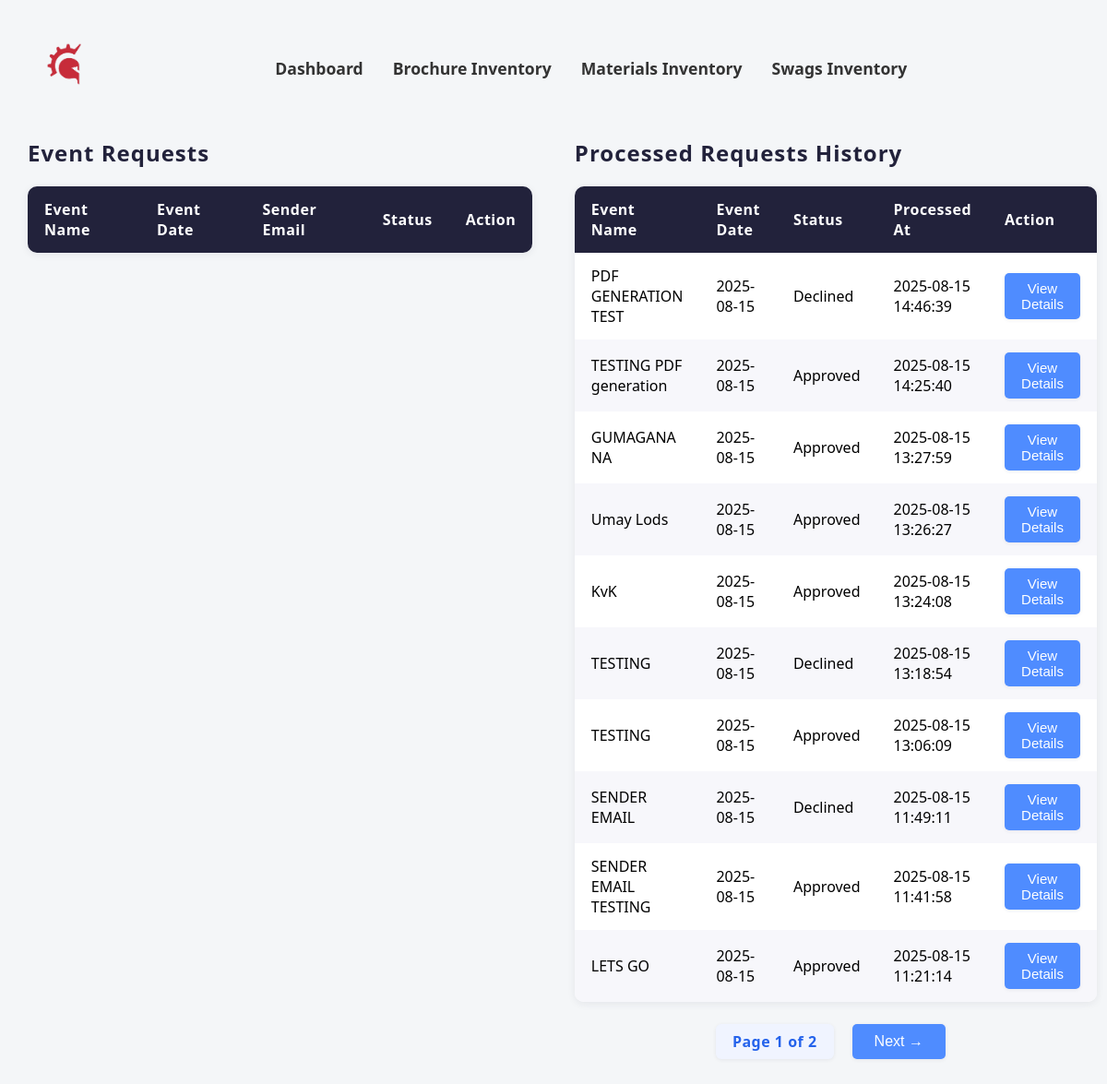
Before: /admin/admin_request.php (signed in) with the older database file.
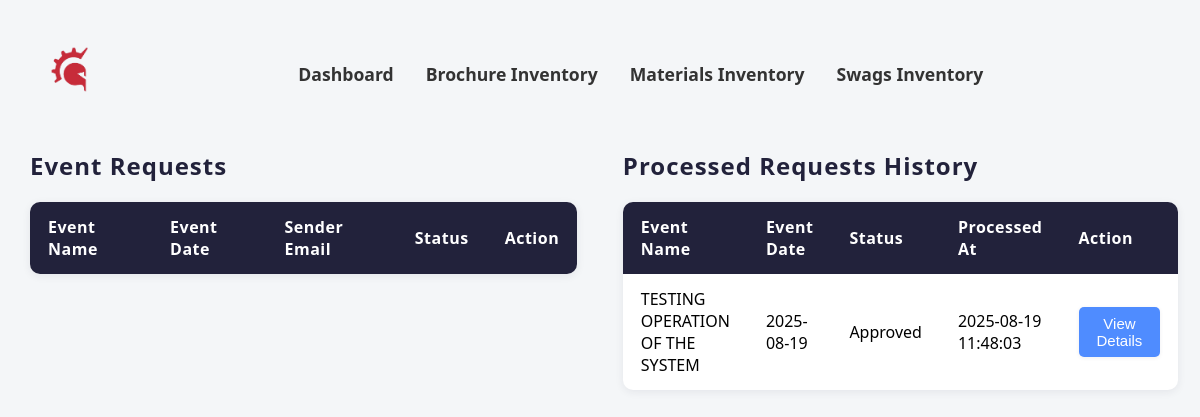
After: the same page with the newer database file.
### tables this page shows
CREATE TABLE `event_form_history` (
  `event_form_id` int(11) NOT NULL,
  `event_name` varchar(255) DEFAULT NULL,
  `event_title` varchar(255) DEFAULT NULL,
  `event_date` date DEFAULT NULL,
  `sender_email` varchar(255) DEFAULT NULL,
  `date_time_ingress` datetime DEFAULT NULL,
  `date_time_egress` datetime DEFAULT NULL,
  `place` varchar(255) DEFAULT NULL,
  `location` varchar(255) DEFAULT NULL,
  `sponsorship_budg` enum('Free','Sponsorship','','') NOT NULL,
  `target_audience` varchar(255) DEFAULT NULL,
  `number_audience` int(11) DEFAULT NULL,
  `set_up` varchar(255) DEFAULT NULL,
  `booth_size` varchar(255) DEFAULT NULL,
  `booth_inclusion` varchar(255) DEFAULT NULL,
  `number_tables` int(11) DEFAULT NULL,
  `number_chairs` int(11) DEFAULT NULL,
  `speaking_slot` varchar(255) DEFAULT NULL,
  `date_time` datetime DEFAULT NULL,
  `program_target` varchar(255) DEFAULT NULL,
  `technical_team` varchar(255) DEFAULT NULL,
  `trainer_needed` varchar(255) DEFAULT NULL,
  `ready_to_use` varchar(255) DEFAULT NULL,
  `provide_materials` varchar(255) DEFAULT NULL,
  `created_at` datetime DEFAULT NULL,
  `request_status` varchar(50) DEFAULT NULL,
  `processed_at` datetime DEFAULT NULL,
  `user_id` int(11) DEFAULT NULL,
  `request_mats` int(11) DEFAULT NULL
);

### admin/admin_request.php (the view, shortened to what this page needs)
<?php
$connection = CONNECTIVITY();
function fetch_requested_materials($connection, $mat_id) {
    $materials = [];
    if ($mat_id) {
        $stmt = mysqli_prepare($connection, "SELECT * FROM material_request_form WHERE request_mats = ?");
        mysqli_stmt_bind_param($stmt, "i", $mat_id);
        mysqli_stmt_execute($stmt);
        $mat_result = mysqli_stmt_get_result($stmt);
        while ($mat_row = mysqli_fetch_assoc($mat_result)) {
            $materials[] = [
                'Brochure' => [
                    'name' => $mat_row['name_brochures'],
                    'qty' => $mat_row['brochure_quantity']
                ],
                'Swag' => [
                    'name' => $mat_row['name_swag'],
                    'qty' => $mat_row['swag_quantity']
                ],
                'Marketing Material' => [
                    'name' => $mat_row['name_material'],
                    'qty' => $mat_row['material_quantity']
                ]
            ];
        }
    }
    return $materials;
}
$history_per_page = 10;
$history_page = isset($_GET['history_page']) ? max(1, intval($_GET['history_page'])) : 1;
$history_offset = ($history_page - 1) * $history_per_page;
$total_history_query = "SELECT COUNT(*) as cnt FROM event_form_history";
$total_history_result = mysqli_query($connection, $total_history_query);
$total_history_row = mysqli_fetch_assoc($total_history_result);
$total_history_count = intval($total_history_row['cnt']);
$total_history_pages = ceil($total_history_count / $history_per_page);
$history_query = "SELECT h.event_form_id, h.event_name, h.event_title, h.event_date,
    COALESCE(h.sender_email, u.email) AS sender_email,
    h.date_time_ingress, h.date_time_egress, h.place, h.location, h.sponsorship_budg,
    h.target_audience, h.number_audience, h.set_up, h.booth_size, h.booth_inclusion,
    h.number_tables, h.number_chairs, h.speaking_slot, h.date_time, h.program_target,
    h.technical_team, h.trainer_needed, h.ready_to_use, h.provide_materials,
    h.created_at, h.user_id, h.request_mats, h.request_status, h.processed_at
    FROM event_form_history h
    LEFT JOIN users u ON h.user_id = u.user_id
    ORDER BY h.processed_at DESC LIMIT ? OFFSET ?";
$stmt = mysqli_prepare($connection, $history_query);
mysqli_stmt_bind_param($stmt, "ii", $history_per_page, $history_offset);
mysqli_stmt_execute($stmt);
$history_result = mysqli_stmt_get_result($stmt);
$history_requests = [];
while ($row = mysqli_fetch_assoc($history_result)) {
    $row['requested_materials'] = fetch_requested_materials($connection, intval($row['request_mats']));
    $history_requests[] = $row;
}
?>
<!DOCTYPE html>
<html lang="en">
<head>
    <link rel="stylesheet" href="../CSS/admin_request.css">
</head>
<body>
    <nav>
        <a href="admin.php"><img src="../images/images__1_-removebg-preview.png" alt="Company Logo"></a>
        <div class="nav-container">
            <a href="admin.php">Dashboard</a>
            <a href="brochure_inventory.php">Brochure Inventory</a>
            <a href="marketing_inventory.php">Materials Inventory</a>
            <a href="swags_inventory.php">Swags Inventory</a>
        </div>
    </nav>
    <div class="tables-flex">
        <div class="table-container">
            <h2>Event Requests</h2>
            <table>
                <thead>
                    <tr>
                        <th>Event Name</th>
                        <th>Event Date</th>
                        <th>Sender Email</th>
                        <th>Status</th>
                        <th>Action</th>
                    </tr>
                </thead>
            </table>
        </div>
        <div class="table-container">
            <h2>Processed Requests History</h2>
            <table>
                <thead>
                    <tr>
                        <th>Event Name</th>
                        <th>Event Date</th>
                        <th>Status</th>
                        <th>Processed At</th>
                        <th>Action</th>
                    </tr>
                </thead>
                <tbody>
                <?php foreach($history_requests as $row): ?>
                    <tr>
                        <td><?= htmlspecialchars($row['event_name']); ?></td>
                        <td><?= htmlspecialchars($row['event_date']); ?></td>
                        <td><?= htmlspecialchars($row['request_status']); ?></td>
                        <td><?= htmlspecialchars($row['processed_at']); ?></td>
                        <td>
                            <button
                                class="view-request"
                                data-request='<?= json_encode($row, JSON_HEX_TAG | JSON_HEX_APOS | JSON_HEX_QUOT | JSON_HEX_AMP); ?>'
                                data-materials='<?= json_encode($row['requested_materials'], JSON_HEX_TAG | JSON_HEX_APOS | JSON_HEX_QUOT | JSON_HEX_AMP); ?>'
                            >View Details</button>
                        </td>
                    </tr>
                <?php endforeach; ?>
                </tbody>
            </table>
            <?php if ($total_history_pages > 1): ?>
            <div style="margin-top:24px; display:flex; flex-direction:column; align-items:center;">
                <div style="display:flex; gap:12px; align-items:center;">
                    <span style="
                        background: #f0f4ff;
                        color: #2563eb;
                        border-radius: 6px;
                        padding: 8px 18px;
                        font-size: 16px;
                        font-weight: 600;
                        margin: 0 8px;
                        box-shadow: 0 1px 4px rgba(34,34,59,0.07);
                        letter-spacing: 0.5px;
                    ">
                        Page <?= $history_page; ?> of <?= $total_history_pages; ?>
                    </span>
                    <?php if ($history_page < $total_history_pages): ?>
                        <a href="?history_page=<?= $history_page+1; ?>">
                            <button style="min-width:90px; font-size:16px; padding:10px 24px;">Next &#8594;</button>
                        </a>
                    <?php endif; ?>
                </div>
            </div>
            <?php endif; ?>
        </div>
    </div>
</body>
</html>

### CSS/admin_request.css (style rules this page uses)
body { font-family: 'Segoe UI', Arial, sans-serif; background: #f4f6f8; margin: 0; padding: 30px; }
nav { padding: 16px 0; margin-bottom: 32px; display: grid; grid-template-columns: auto 1fr; align-items: center; gap: 20px; }
.nav-container { display: flex; justify-content: center; gap: 32px; width: 100%; }
nav img { height: 50px; margin-left: 20px; }
nav a { color: #333; text-decoration: none; font-weight: 600; font-size: 1.1rem; }
h2 { text-align: left; margin-top: 0; color: #22223b; letter-spacing: 1px; }
.tables-flex { display: flex; justify-content: space-between; align-items: flex-start; gap: 24px; width: 100%; margin-top: 30px; }
.table-container { width: 48%; }
table { border-collapse: collapse; width: 100%; margin: 0; background: #fff; box-shadow: 0 2px 8px rgba(34,34,59,0.08); border-radius: 10px; overflow: hidden; }
th, td { border: none; padding: 14px 18px; text-align: left; }
th { background: #22223b; color: #fff; font-weight: 600; letter-spacing: 0.5px; }
button { background: #4f8cff; color: #fff; border: none; border-radius: 5px; padding: 8px 18px; font-size: 15px; cursor: pointer; transition: background 0.2s, box-shadow 0.2s; box-shadow: 0 1px 4px rgba(34,34,59,0.07); }
tr:nth-child(even) { background: #f7f7fb; }

Changed rows visible on the page:
removed event_form_history: event_name "PDF GENERATION TEST", event_date "2025-08-15", request_status "Declined", processed_at "2025-08-15 14:46:39"
removed event_form_history: event_name "TESTING PDF generation", event_date "2025-08-15", request_status "Approved", processed_at "2025-08-15 14:25:40"
removed event_form_history: event_name "GUMAGANA NA", event_date "2025-08-15", request_status "Approved", processed_at "2025-08-15 13:27:59"
removed event_form_history: event_name "Umay Lods", event_date "2025-08-15", request_status "Approved", processed_at "2025-08-15 13:26:27"
removed event_form_history: event_name "KvK", event_date "2025-08-15", request_status "Approved", processed_at "2025-08-15 13:24:08"
removed event_form_history: event_name "TESTING", event_date "2025-08-15", request_status "Declined", processed_at "2025-08-15 13:18:54"
removed event_form_history: event_name "TESTING", event_date "2025-08-15", request_status "Approved", processed_at "2025-08-15 13:06:09"
removed event_form_history: event_name "SENDER EMAIL", event_date "2025-08-15", request_status "Declined", processed_at "2025-08-15 11:49:11"
removed event_form_history: event_name "SENDER EMAIL TESTING", event_date "2025-08-15", request_status "Approved", processed_at "2025-08-15 11:41:58"
removed event_form_history: event_name "LETS GO", event_date "2025-08-15", request_status "Approved", processed_at "2025-08-15 11:21:14"
added event_form_history: event_name "TESTING OPERATION OF THE SYSTEM", event_date "2025-08-19", request_status "Approved", processed_at "2025-08-19 11:48:03"
Other visible differences:
$history_page: "1" → (not shown)
$total_history_pages: "2" → (not shown)
text no longer shown: "Page of Next →"
